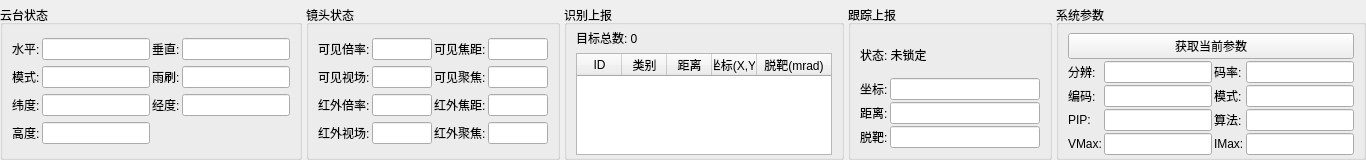
     <widget class="QWidget" name="widgetBottomDashboard" native="true">
      <property name="maximumSize">
       <size>
        <width>16777215</width>
        <height>150</height>
       </size>
      </property>
      <layout class="QHBoxLayout" name="horizontalLayout_dashboard">
       <property name="spacing">
        <number>4</number>
       </property>
       <property name="leftMargin">
        <number>0</number>
       </property>
       <property name="topMargin">
        <number>5</number>
       </property>
       <property name="rightMargin">
        <number>0</number>
       </property>
       <property name="bottomMargin">
        <number>0</number>
       </property>
       <item>
        <widget class="QGroupBox" name="dashGroupPTZ">
         <property name="sizePolicy">
          <sizepolicy hsizetype="Maximum" vsizetype="Preferred">
           <horstretch>0</horstretch>
           <verstretch>0</verstretch>
          </sizepolicy>
         </property>
         <property name="title">
          <string>云台状态</string>
         </property>
         <layout class="QGridLayout" name="gridLayout_statPtz">
          <property name="spacing">
           <number>2</number>
          </property>
          <item row="0" column="0">
           <widget class="QLabel" name="label">
            <property name="text">
             <string>水平:</string>
            </property>
           </widget>
          </item>
          <item row="0" column="1">
           <widget class="QLineEdit" name="statPanAngle">
            <property name="readOnly">
             <bool>true</bool>
            </property>
           </widget>
          </item>
          <item row="0" column="2">
           <widget class="QLabel" name="label">
            <property name="text">
             <string>垂直:</string>
            </property>
           </widget>
          </item>
          <item row="0" column="3">
           <widget class="QLineEdit" name="statTiltAngle">
            <property name="readOnly">
             <bool>true</bool>
            </property>
           </widget>
          </item>
          <item row="1" column="0">
           <widget class="QLabel" name="label">
            <property name="text">
             <string>模式:</string>
            </property>
           </widget>
          </item>
          <item row="1" column="1">
           <widget class="QLineEdit" name="statCamMode">
            <property name="readOnly">
             <bool>true</bool>
            </property>
           </widget>
          </item>
          <item row="1" column="2">
           <widget class="QLabel" name="label_wiper">
            <property name="text">
             <string>雨刷:</string>
            </property>
           </widget>
          </item>
          <item row="1" column="3">
           <widget class="QLineEdit" name="statWiperStatus">
            <property name="text">
             <string notr="true"/>
            </property>
            <property name="alignment">
             <set>Qt::AlignmentFlag::AlignCenter</set>
            </property>
            <property name="readOnly">
             <bool>true</bool>
            </property>
           </widget>
          </item>
          <item row="2" column="0">
           <widget class="QLabel" name="label">
            <property name="text">
             <string>纬度:</string>
            </property>
           </widget>
          </item>
          <item row="2" column="1">
           <widget class="QLineEdit" name="statLatitude">
            <property name="readOnly">
             <bool>true</bool>
            </property>
           </widget>
          </item>
          <item row="2" column="2">
           <widget class="QLabel" name="label">
            <property name="text">
             <string>经度:</string>
            </property>
           </widget>
          </item>
          <item row="2" column="3">
           <widget class="QLineEdit" name="statLongitude">
            <property name="readOnly">
             <bool>true</bool>
            </property>
           </widget>
          </item>
          <item row="3" column="0">
           <widget class="QLabel" name="label">
            <property name="text">
             <string>高度:</string>
            </property>
           </widget>
          </item>
          <item row="3" column="1">
           <widget class="QLineEdit" name="statHeight">
            <property name="readOnly">
             <bool>true</bool>
            </property>
           </widget>
          </item>
         </layout>
        </widget>
       </item>
       <item>
        <widget class="QGroupBox" name="dashGroupLens">
         <property name="sizePolicy">
          <sizepolicy hsizetype="Maximum" vsizetype="Preferred">
           <horstretch>0</horstretch>
           <verstretch>0</verstretch>
          </sizepolicy>
         </property>
         <property name="title">
          <string>镜头状态</string>
         </property>
         <layout class="QGridLayout" name="gridLayout_statLens">
          <property name="spacing">
           <number>2</number>
          </property>
          <item row="0" column="0">
           <widget class="QLabel" name="label">
            <property name="text">
             <string>可见倍率:</string>
            </property>
           </widget>
          </item>
          <item row="0" column="1">
           <widget class="QLineEdit" name="statZoomVis">
            <property name="maximumSize">
             <size>
              <width>60</width>
              <height>16777215</height>
             </size>
            </property>
            <property name="readOnly">
             <bool>true</bool>
            </property>
           </widget>
          </item>
          <item row="0" column="2">
           <widget class="QLabel" name="label">
            <property name="text">
             <string>可见焦距:</string>
            </property>
           </widget>
          </item>
          <item row="0" column="3">
           <widget class="QLineEdit" name="statFocalVis">
            <property name="maximumSize">
             <size>
              <width>60</width>
              <height>16777215</height>
             </size>
            </property>
            <property name="readOnly">
             <bool>true</bool>
            </property>
           </widget>
          </item>
          <item row="1" column="0">
           <widget class="QLabel" name="label">
            <property name="text">
             <string>可见视场:</string>
            </property>
           </widget>
          </item>
          <item row="1" column="1">
           <widget class="QLineEdit" name="statFovVis">
            <property name="maximumSize">
             <size>
              <width>60</width>
              <height>16777215</height>
             </size>
            </property>
            <property name="readOnly">
             <bool>true</bool>
            </property>
           </widget>
          </item>
          <item row="1" column="2">
           <widget class="QLabel" name="label">
            <property name="text">
             <string>可见聚焦:</string>
            </property>
           </widget>
          </item>
          <item row="1" column="3">
           <widget class="QLineEdit" name="statFocusVis">
            <property name="maximumSize">
             <size>
              <width>60</width>
              <height>16777215</height>
             </size>
            </property>
            <property name="readOnly">
             <bool>true</bool>
            </property>
           </widget>
          </item>
          <item row="2" column="0">
           <widget class="QLabel" name="label">
            <property name="text">
             <string>红外倍率:</string>
            </property>
           </widget>
          </item>
          <item row="2" column="1">
           <widget class="QLineEdit" name="statZoomIR">
            <property name="maximumSize">
             <size>
              <width>60</width>
              <height>16777215</height>
             </size>
            </property>
            <property name="readOnly">
             <bool>true</bool>
            </property>
           </widget>
          </item>
          <item row="2" column="2">
           <widget class="QLabel" name="label">
            <property name="text">
             <string>红外焦距:</string>
            </property>
           </widget>
          </item>
          <item row="2" column="3">
           <widget class="QLineEdit" name="statFocalIR">
            <property name="maximumSize">
             <size>
              <width>60</width>
              <height>16777215</height>
             </size>
            </property>
            <property name="readOnly">
             <bool>true</bool>
            </property>
           </widget>
          </item>
          <item row="3" column="0">
           <widget class="QLabel" name="label">
            <property name="text">
             <string>红外视场:</string>
            </property>
           </widget>
          </item>
          <item row="3" column="1">
           <widget class="QLineEdit" name="statFovIR">
            <property name="maximumSize">
             <size>
              <width>60</width>
              <height>16777215</height>
             </size>
            </property>
            <property name="readOnly">
             <bool>true</bool>
            </property>
           </widget>
          </item>
          <item row="3" column="2">
           <widget class="QLabel" name="label">
            <property name="text">
             <string>红外聚焦:</string>
            </property>
           </widget>
          </item>
          <item row="3" column="3">
           <widget class="QLineEdit" name="statFocusIR">
            <property name="maximumSize">
             <size>
              <width>60</width>
              <height>16777215</height>
             </size>
            </property>
            <property name="readOnly">
             <bool>true</bool>
            </property>
           </widget>
          </item>
         </layout>
        </widget>
       </item>
       <item>
        <widget class="QGroupBox" name="dashGroupIdentify">
         <property name="sizePolicy">
          <sizepolicy hsizetype="Expanding" vsizetype="Preferred">
           <horstretch>0</horstretch>
           <verstretch>0</verstretch>
          </sizepolicy>
         </property>
         <property name="title">
          <string>识别上报</string>
         </property>
         <layout class="QVBoxLayout" name="verticalLayout_identify">
          <property name="topMargin">
           <number>4</number>
          </property>
          <property name="bottomMargin">
           <number>2</number>
          </property>
          <item>
           <widget class="QLabel" name="lblIdentifyCount">
            <property name="text">
             <string>目标总数: 0</string>
            </property>
           </widget>
          </item>
          <item>
           <widget class="QTableWidget" name="tableIdentify">
            <property name="horizontalScrollBarPolicy">
             <enum>Qt::ScrollBarPolicy::ScrollBarAlwaysOff</enum>
            </property>
            <property name="editTriggers">
             <set>QAbstractItemView::EditTrigger::NoEditTriggers</set>
            </property>
            <property name="selectionBehavior">
             <enum>QAbstractItemView::SelectionBehavior::SelectRows</enum>
            </property>
            <attribute name="horizontalHeaderDefaultSectionSize">
             <number>45</number>
            </attribute>
            <attribute name="horizontalHeaderStretchLastSection">
             <bool>true</bool>
            </attribute>
            <attribute name="verticalHeaderVisible">
             <bool>false</bool>
            </attribute>
            <column>
             <property name="text">
              <string>ID</string>
             </property>
            </column>
            <column>
             <property name="text">
              <string>类别</string>
             </property>
            </column>
            <column>
             <property name="text">
              <string>距离</string>
             </property>
            </column>
            <column>
             <property name="text">
              <string>坐标(X,Y)</string>
             </property>
            </column>
            <column>
             <property name="text">
              <string>脱靶(mrad)</string>
             </property>
            </column>
           </widget>
          </item>
         </layout>
        </widget>
       </item>
       <item>
        <widget class="QGroupBox" name="dashGroupTrack">
         <property name="sizePolicy">
          <sizepolicy hsizetype="Maximum" vsizetype="Preferred">
           <horstretch>0</horstretch>
           <verstretch>0</verstretch>
          </sizepolicy>
         </property>
         <property name="title">
          <string>跟踪上报</string>
         </property>
         <layout class="QGridLayout" name="gridLayout_track">
          <property name="spacing">
           <number>2</number>
          </property>
          <item row="0" column="0" colspan="2">
           <widget class="QLabel" name="lblTrackStatus">
            <property name="text">
             <string>状态: 未锁定</string>
            </property>
           </widget>
          </item>
          <item row="1" column="0">
           <widget class="QLabel" name="label">
            <property name="text">
             <string>坐标:</string>
            </property>
           </widget>
          </item>
          <item row="1" column="1">
           <widget class="QLineEdit" name="trackPos">
            <property name="minimumSize">
             <size>
              <width>150</width>
              <height>0</height>
             </size>
            </property>
            <property name="readOnly">
             <bool>true</bool>
            </property>
           </widget>
          </item>
          <item row="2" column="0">
           <widget class="QLabel" name="label">
            <property name="text">
             <string>距离:</string>
            </property>
           </widget>
          </item>
          <item row="2" column="1">
           <widget class="QLineEdit" name="trackDistance">
            <property name="readOnly">
             <bool>true</bool>
            </property>
           </widget>
          </item>
          <item row="3" column="0">
           <widget class="QLabel" name="label">
            <property name="text">
             <string>脱靶:</string>
            </property>
           </widget>
          </item>
          <item row="3" column="1">
           <widget class="QLineEdit" name="trackMissDistance">
            <property name="minimumSize">
             <size>
              <width>150</width>
              <height>0</height>
             </size>
            </property>
            <property name="readOnly">
             <bool>true</bool>
            </property>
           </widget>
          </item>
         </layout>
        </widget>
       </item>
       <item>
        <widget class="QGroupBox" name="dashGroupSysParams">
         <property name="sizePolicy">
          <sizepolicy hsizetype="Maximum" vsizetype="Preferred">
           <horstretch>0</horstretch>
           <verstretch>0</verstretch>
          </sizepolicy>
         </property>
         <property name="title">
          <string>系统参数</string>
         </property>
         <layout class="QVBoxLayout" name="verticalLayout_sysParams">
          <property name="spacing">
           <number>2</number>
          </property>
          <property name="topMargin">
           <number>8</number>
          </property>
          <property name="bottomMargin">
           <number>2</number>
          </property>
          <item>
           <widget class="QPushButton" name="btnGetImageParams">
            <property name="text">
             <string>获取当前参数</string>
            </property>
           </widget>
          </item>
          <item>
           <layout class="QGridLayout" name="gridLayout_imgParamsInner">
            <property name="spacing">
             <number>2</number>
            </property>
            <item row="0" column="0">
             <widget class="QLabel" name="label">
              <property name="text">
               <string>分辨:</string>
              </property>
             </widget>
            </item>
            <item row="0" column="1">
             <widget class="QLineEdit" name="paramResolution">
              <property name="readOnly">
               <bool>true</bool>
              </property>
             </widget>
            </item>
            <item row="0" column="2">
             <widget class="QLabel" name="label">
              <property name="text">
               <string>码率:</string>
              </property>
             </widget>
            </item>
            <item row="0" column="3">
             <widget class="QLineEdit" name="paramBitrate">
              <property name="readOnly">
               <bool>true</bool>
              </property>
             </widget>
            </item>
            <item row="1" column="0">
             <widget class="QLabel" name="label">
              <property name="text">
               <string>编码:</string>
              </property>
             </widget>
            </item>
            <item row="1" column="1">
             <widget class="QLineEdit" name="paramCodec">
              <property name="readOnly">
               <bool>true</bool>
              </property>
             </widget>
            </item>
            <item row="1" column="2">
             <widget class="QLabel" name="label">
              <property name="text">
               <string>模式:</string>
              </property>
             </widget>
            </item>
            <item row="1" column="3">
             <widget class="QLineEdit" name="paramWorkMode">
              <property name="readOnly">
               <bool>true</bool>
              </property>
             </widget>
            </item>
            <item row="2" column="0">
             <widget class="QLabel" name="label">
              <property name="text">
               <string>PIP:</string>
              </property>
             </widget>
            </item>
            <item row="2" column="1">
             <widget class="QLineEdit" name="paramPipShow">
              <property name="readOnly">
               <bool>true</bool>
              </property>
             </widget>
            </item>
            <item row="2" column="2">
             <widget class="QLabel" name="label">
              <property name="text">
               <string>算法:</string>
              </property>
             </widget>
            </item>
            <item row="2" column="3">
             <widget class="QLineEdit" name="paramAlgoModel">
              <property name="readOnly">
               <bool>true</bool>
              </property>
             </widget>
            </item>
            <item row="3" column="0">
             <widget class="QLabel" name="label">
              <property name="text">
               <string>VMax:</string>
              </property>
             </widget>
            </item>
            <item row="3" column="1">
             <widget class="QLineEdit" name="paramMaxVisFL">
              <property name="readOnly">
               <bool>true</bool>
              </property>
             </widget>
            </item>
            <item row="3" column="2">
             <widget class="QLabel" name="label">
              <property name="text">
               <string>IMax:</string>
              </property>
             </widget>
            </item>
            <item row="3" column="3">
             <widget class="QLineEdit" name="paramMaxIRFL">
              <property name="readOnly">
               <bool>true</bool>
              </property>
             </widget>
            </item>
           </layout>
          </item>
         </layout>
        </widget>
       </item>
      </layout>
     </widget>
